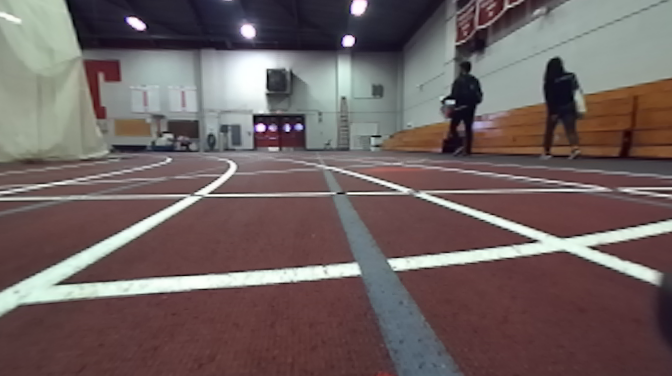
#> input picture media/TrackPics/4_whitelines.png, 672 x 376 px
$ jupyter execute Untitled.ipynb
#> lines starting #> are read from the running program, lines starting #| are printed output that depends on the picture; after the words box and inside, x2 and y2 are one past the last pixel; in counts of white or black regions, pixels touching at a corner belong together
[cell 1]
import os
import re
import cv2
import numpy as np
from tqdm import tqdm_notebook
import matplotlib.pyplot as plt

[cell 2]
test_image_path="../media/TrackPics/4_whitelines.png"
image = cv2.imread(test_image_path)
#> image is the input picture: shape (376, 672, 3); mean B, G, R 96, 96.7, 110.7

plt.figure(figsize=(10,10))
plt.imshow(cv2.cvtColor(image, cv2.COLOR_BGR2RGB))
plt.show()

[cell 3]
# create a zero array
stencil = np.zeros_like(image[:,:,0])
# specify coordinates of the polygon
#mid_polygon = np.array([[25,376], [250,200], [400,200], [650,376]])
#polygon = np.array([[0,376], [0,150], [672,150], [672,376]])
mid_polygon = np.array([[0,376], [0,225], [672,225], [672,376]])
polygon = np.array([[0,376], [0,175], [672,175], [672,376]])
# fill polygon with ones
cv2.fillConvexPoly(stencil, polygon, 1)
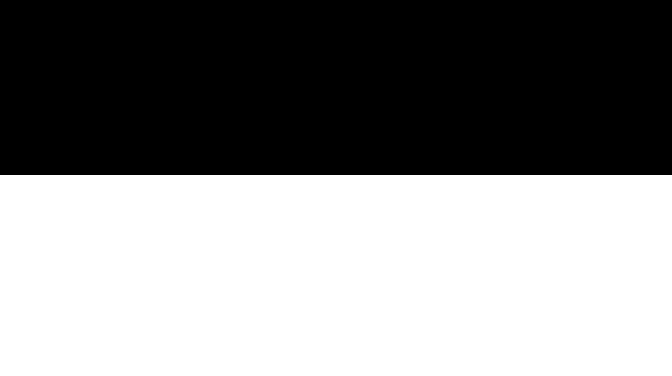
#> stencil: shape (376, 672); values 0 (black) and 1 (white), 53.5% white; 1 black region, box (x1, y1, x2, y2) and area: (0, 0, 672, 175) 117600
cv2.fillConvexPoly(stencil, mid_polygon, 0)
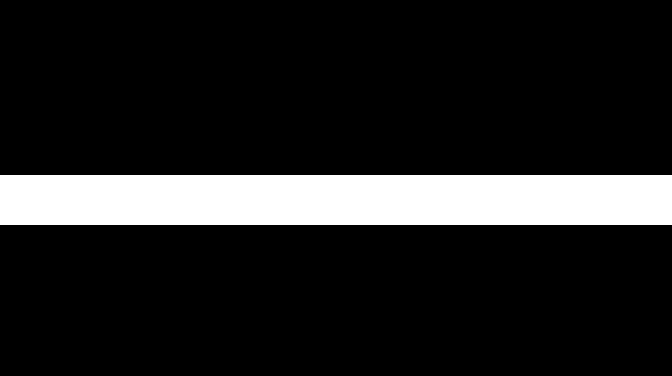
#> stencil: shape (376, 672); values 0 (black) and 1 (white), 13.3% white; 1 white region, box (x1, y1, x2, y2) and area: (0, 175, 672, 225) 33600
plt.figure(figsize=(10,10))
plt.imshow(stencil, cmap= "gray")
plt.show()

[cell 4]
# apply polygon as a mask on the frame
img = cv2.bitwise_and(image[:,:,0], image[:,:,0], mask=(stencil))
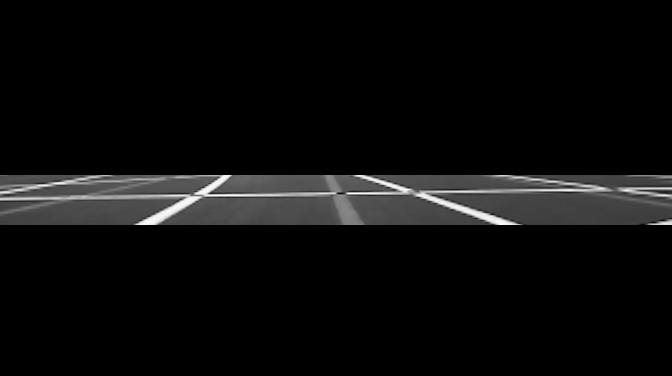
#> img: shape (376, 672); min 0, max 254, mean 12.5

# plot masked frame
plt.figure(figsize=(10,10))
plt.imshow(img, cmap= "gray")
plt.show()

$ run again, with media/TrackPics/1_curve_whitesegment.png copied over media/TrackPics/4_whitelines.png
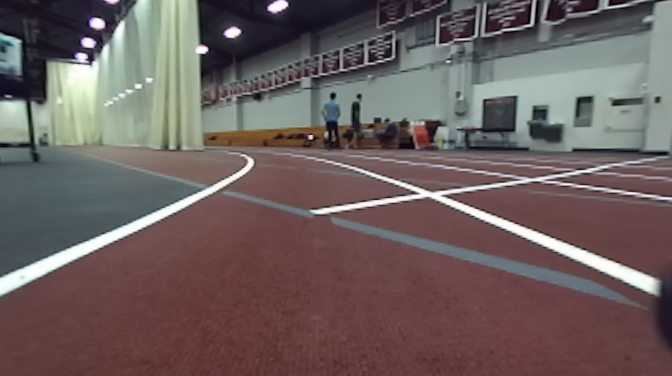
#> input picture media/TrackPics/1_curve_whitesegment.png, 672 x 376 px
#> image is the input picture: shape (376, 672, 3); mean B, G, R 94.1, 95.4, 108.4
#> `img = cv2.bitwise_and(image[:,:,0], image[:,:,0], mask=(stencil))`:
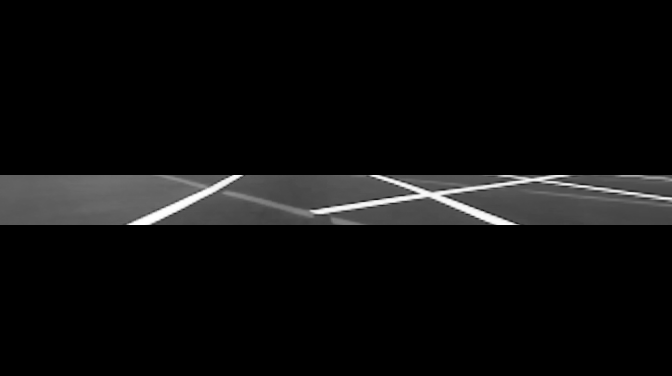
#> img: shape (376, 672); min 0, max 255, mean 13.3

$ run again, with media/TrackPics/1_straight.png copied over media/TrackPics/4_whitelines.png
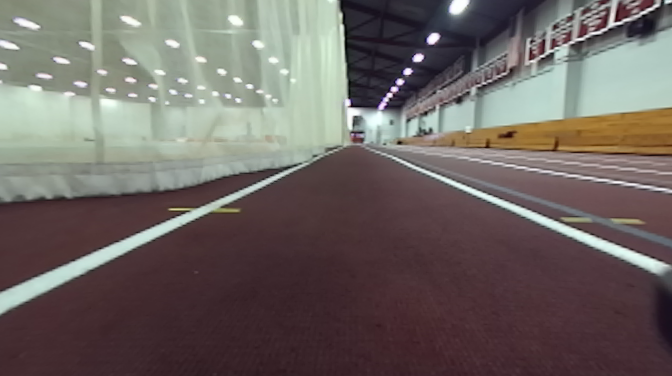
#> input picture media/TrackPics/1_straight.png, 672 x 376 px
#> image is the input picture: shape (376, 672, 3); mean B, G, R 98.4, 101.6, 109.9
#> `img = cv2.bitwise_and(image[:,:,0], image[:,:,0], mask=(stencil))`:
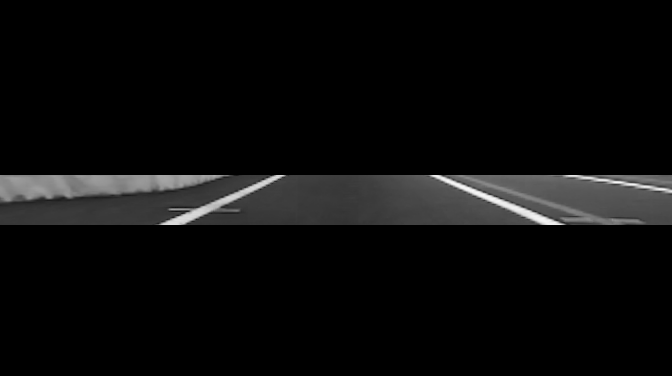
#> img: shape (376, 672); min 0, max 248, mean 11.6

$ run again, with media/TrackPics/2_driftingright.png copied over media/TrackPics/4_whitelines.png
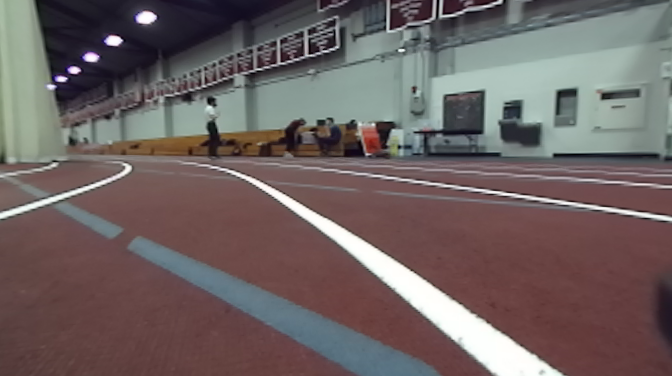
#> input picture media/TrackPics/2_driftingright.png, 672 x 376 px
#> image is the input picture: shape (376, 672, 3); mean B, G, R 97.8, 98.4, 110.2
#> `img = cv2.bitwise_and(image[:,:,0], image[:,:,0], mask=(stencil))`:
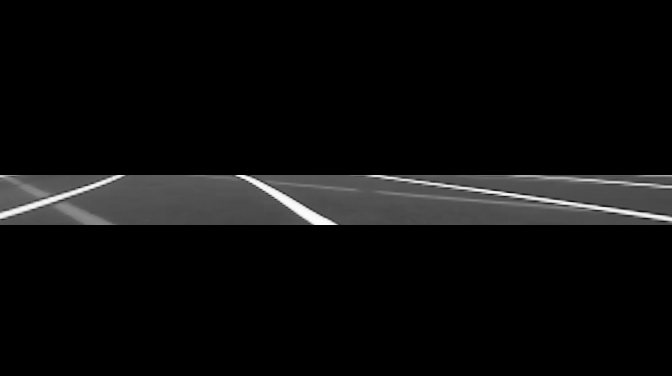
#> img: shape (376, 672); min 0, max 253, mean 12.7
